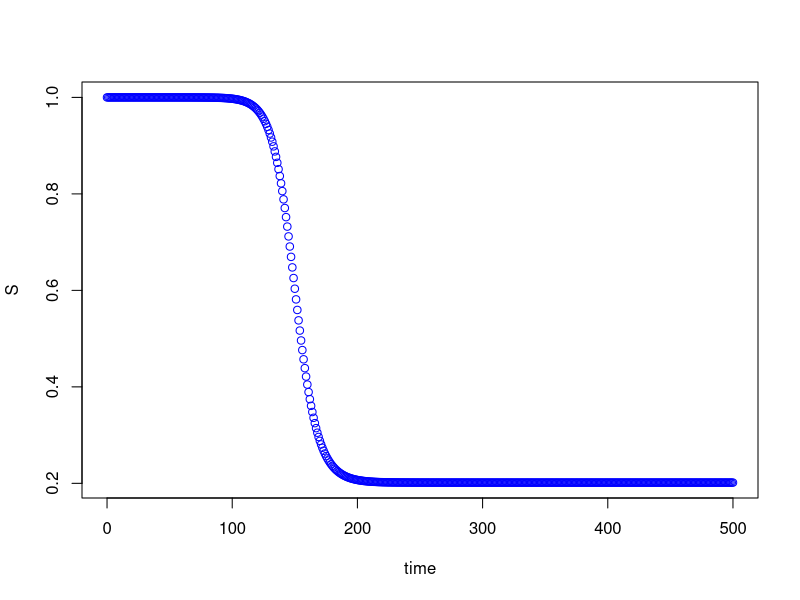
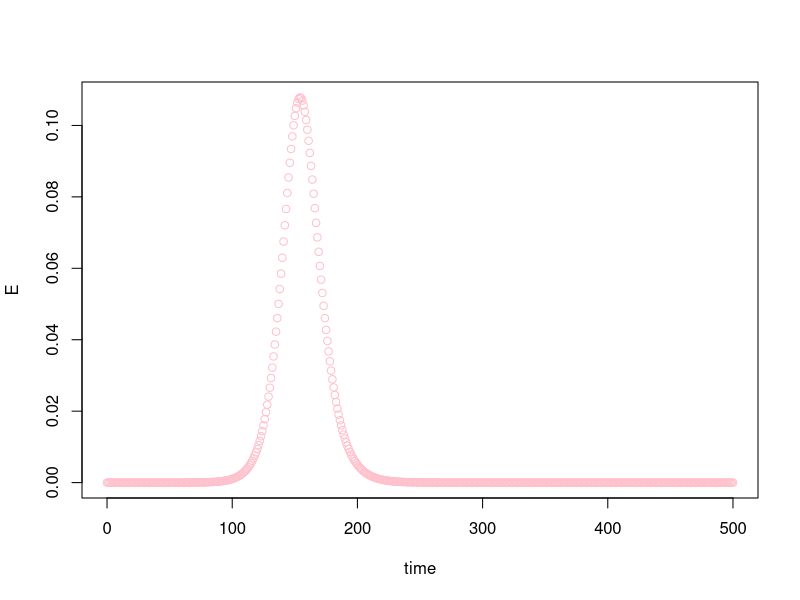
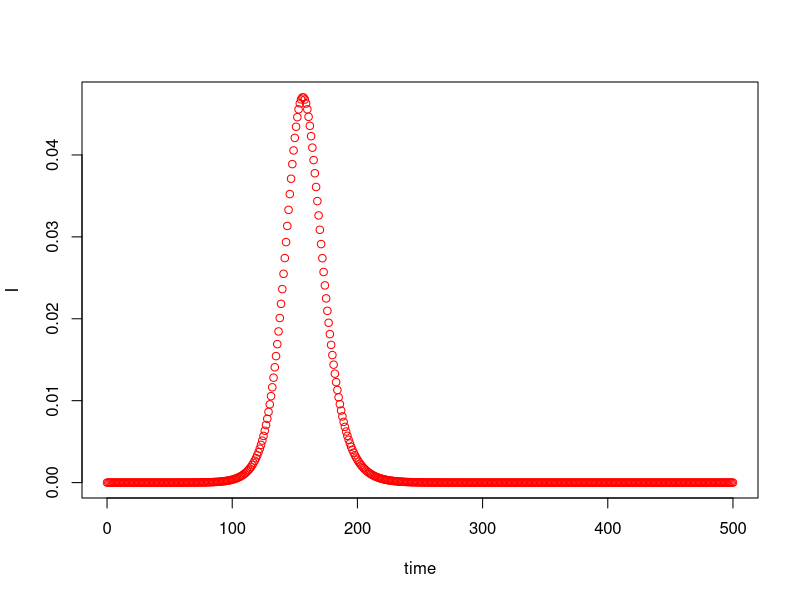
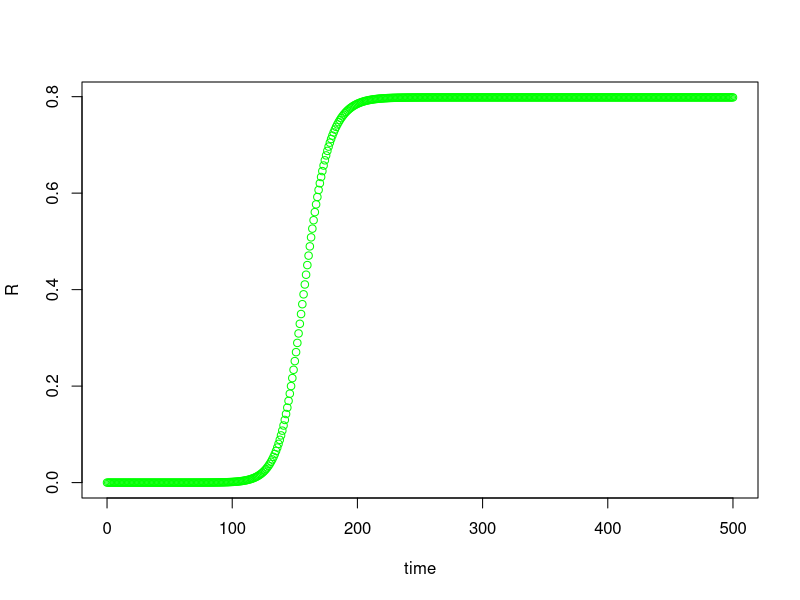
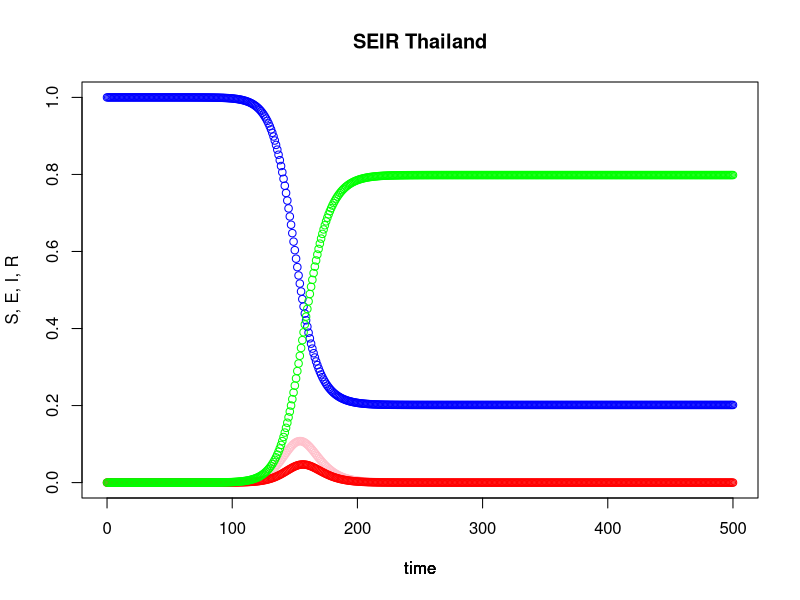
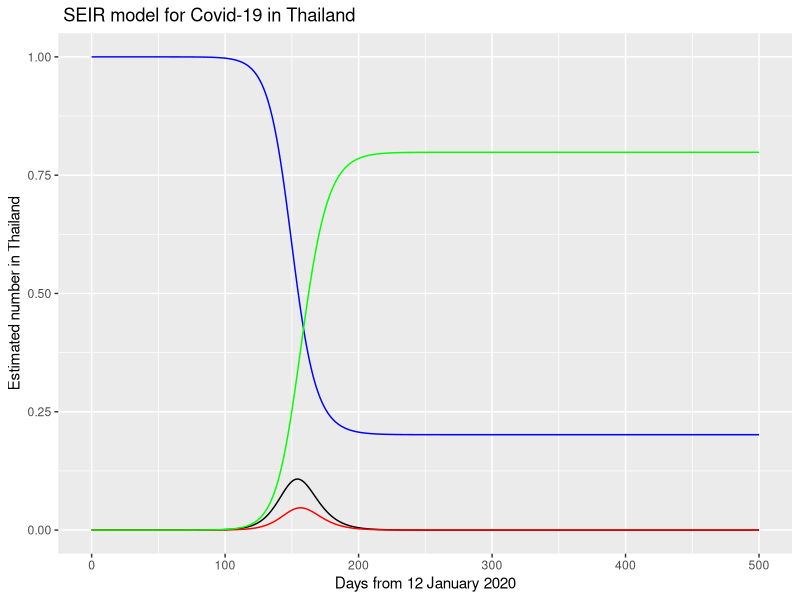
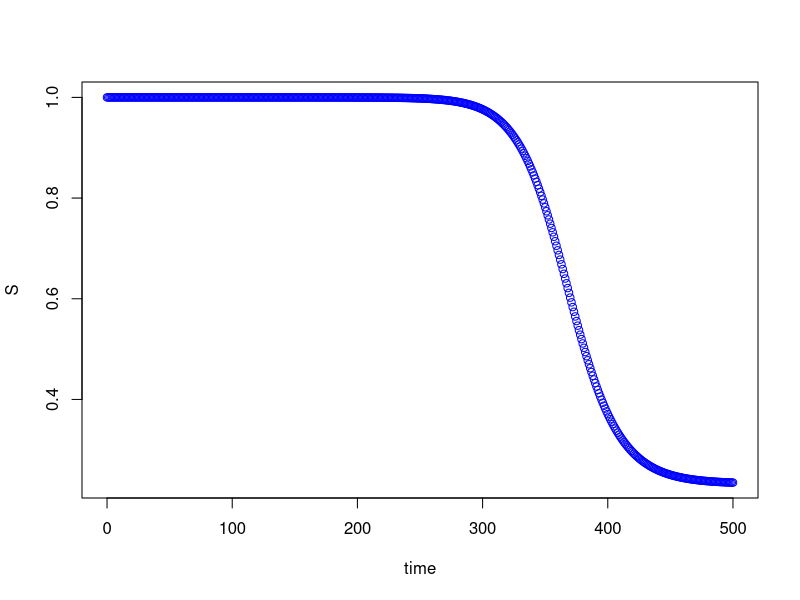
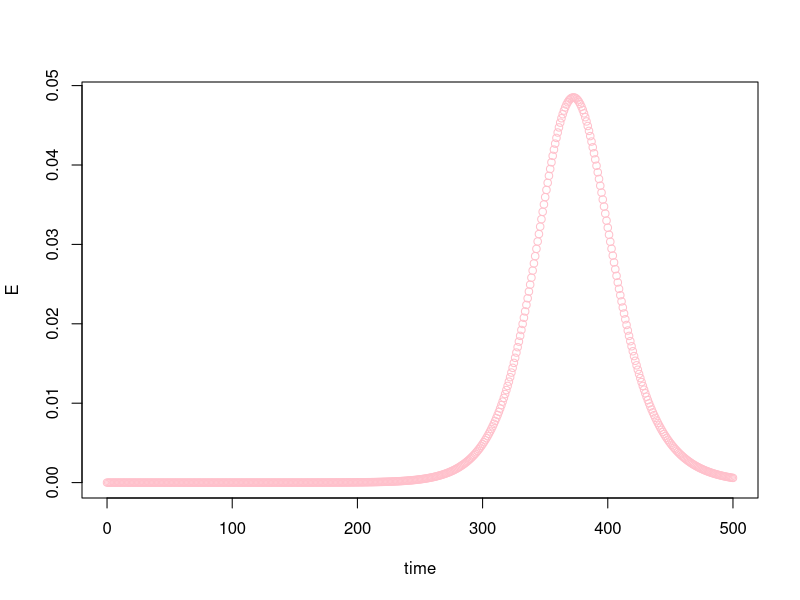

Generate these figures, in order, with R:
## ---- chunk 1
#Load add-on packages - deSolve - contains lsoda function - differential equation solver.
#install.packages("tidyverse")
library (deSolve) 
library(ggplot2)
library(tidyverse)
## ---- chunk 2
#Function to compute derivatives of the differential equations.
seir_modelThai = function (current_timepoint, state_values, parameters)
{
  # create state variables (local variables)
  S = state_values [1]        # susceptibles
  E = state_values [2]        # exposed
  I = state_values [3]        # infectious
  R = state_values [4]        # recovered
  
  with ( 
    as.list (parameters),     # variable names within parameters can be used 
         {
           # compute derivatives
           dS = (-beta * S * I)
           dE = (beta * S * I) - (delta * E)
           dI = (delta * E) - (gamma * I)
           dR = (gamma * I)
           
           # combine results
           results = c (dS, dE, dI, dR)
           list (results)
         }
    )
}
## ---- chunk 3
#Parameters
#contact_rate = 10834/366                     # number of contacts per day
#transmission_probability =        # transmission probability
infectious_period = 2.3                 # infectious period
latent_period = 5.2                     # latent period
## ---- chunk 4
Ro = 2.006
## ---- chunk 5
#Compute values of beta (tranmission rate) and gamma (recovery rate).
#beta_value = contact_rate * transmission_probability
beta_value = Ro * (1 / infectious_period)
gamma_value = 1 / infectious_period
delta_value = 1 / latent_period
## ---- chunk 6
#Compute Ro - Reproductive number.
#Ro = beta_value / gamma_value
#Ro
#Ro = 2.006
## ---- chunk 7
#Disease dynamics parameters.
parameter_list = c (beta = beta_value, gamma = gamma_value, delta = delta_value)
## ---- chunk 8
#Initial values for sub-populations.
W = 69630000        # susceptible hosts
X = 1           # infectious hosts
Y = 0           # recovered hosts
Z = 0           # exposed hosts
## ---- chunk 9
#Compute total population.
N = W + X + Y + Z

## ---- chunk 10
#Initial state values for the differential equations.
initial_values = c (S = W/N, E = X/N, I = Y/N, R = Z/N)
## ---- chunk 11
#Output timepoints.
timepoints = seq (0, 500, by=1)
## ---- chunk 12
#Simulate the SEIR epidemic.
output = lsoda (initial_values, timepoints, seir_modelThai, parameter_list)
## ---- chunk 13
#Plot dynamics of Susceptibles sub-population.
plot (S ~ time, data = output, type='b', col = 'blue')   
## ---- chunk 14
#population
plot (E ~ time, data = output, type='b', col = 'pink')  
## ---- chunk 15
#Plot dynamics of Infectious sub-population.
plot (I ~ time, data = output, type='b', col = 'red') 
## ---- chunk 16
#Plot dynamics of Recovered sub-population.
plot (R ~ time, data = output, type='b', col = 'green')  
## ---- chunk 17
#Plot dynamics of Susceptibles, Exposed, Infectious and Recovered sub-populations in the same plot.
# susceptible hosts over time
plot (S ~ time, data = output, type='b', ylim = c(0,1), col = 'blue', ylab = 'S, E, I, R', main = 'SEIR Thailand') 

# remain on same frame
par (new = TRUE)    

# exposed hosts over time
plot (E ~ time, data = output, type='b', ylim = c(0,1), col = 'pink', ylab = '', axes = FALSE)

# remain on same frame
par (new = TRUE) 

# infectious hosts over time
plot (I ~ time, data = output, type='b', ylim = c(0,1), col = 'red', ylab = '', axes = FALSE) 

# remain on same frame
par (new = TRUE)  

# recovered hosts over time
plot (R ~ time, data = output, type='b', ylim = c(0,1), col = 'green', ylab = '', axes = FALSE)
## ---- chunk 18
df <- as.data.frame(output)
p <- ggplot()
p <- p + geom_line(df,mapping = aes(x=time,y=S),col="blue")
p <- p + geom_line(df,mapping = aes(x=time,y=E),col="black")
p <- p + geom_line(df,mapping = aes(x=time,y=I),col="red")
p <- p + geom_line(df,mapping = aes(x=time,y=R),col="green")
p <- p + scale_color_manual(labels = c("Sensitive","Exposed","Infected","Remove"),
                            values = c("black","red","blue","green"))
p <- p + scale_fill_discrete(name = "Legend",
                             breaks =c("out$S","out$E","out$I","out$R"),
                             labels = c("Sensitive","Exposed","Infected","Remove"))
p <- p + labs(title = " SEIR model for Covid-19 in Thailand",x = "Days from 12 January 2020",y="Estimated number in Thailand")
p + theme(legend.position = "top")


## ---- chunk 19
#Function to compute derivatives of the differential equations.
seir_modelUS = function (current_timepoint, state_values, parameters)
{
  # create state variables (local variables)
  S = state_values [1]        # susceptibles
  E = state_values [2]        # exposed
  I = state_values [3]        # infectious
  R = state_values [4]        # recovered
  
  with ( 
    as.list (parameters),     # variable names within parameters can be used 
         {
           # compute derivatives
           dS = (-beta * S * I)
           dE = (beta * S * I) - (delta * E)
           dI = (delta * E) - (gamma * I)
           dR = (gamma * I)
           
           # combine results
           results = c (dS, dE, dI, dR)
           list (results)
         }
    )
}

## ---- chunk 20

#Parameters
#contact_rate = 66781              # number of contacts per day
#transmission_probability = 0.152  # transmission probability
infectious_period = 10            # infectious period 10-20
latent_period = 5.2               # latent period


Ro = 1.9 #1.9-3.3 

#Compute values of beta (tranmission rate) and gamma (recovery rate).
#beta_value = contact_rate * transmission_probability
beta_value = Ro * (1 / infectious_period)
gamma_value = 1 / infectious_period
delta_value = 1 / latent_period

#Compute Ro - Reproductive number.
Ro = beta_value / gamma_value

#Disease dynamics parameters.
parameter_list = c (beta = beta_value, gamma = gamma_value, delta = delta_value)

#Initial values for sub-populations.
W = 328200000        # susceptible hosts
X = 1           # infectious hosts
Y = 0           # recovered hosts
Z = 0           # exposed hosts

#Compute total population.
N = W + X + Y + Z

#Initial state values for the differential equations.
initial_values = c (S = W/N, E = X/N, I = Y/N, R = Z/N)

#Output timepoints.
timepoints = seq (0, 500, by=1)

#Simulate the SEIR epidemic.
output = lsoda(initial_values, timepoints, seir_modelUS, parameter_list)
## ---- chunk 21
#Plot dynamics of Susceptibles sub-population.
plot (S ~ time, data = output, type='b', col = 'blue')
## ---- chunk 22
#population
plot (E ~ time, data = output, type='b', col = 'pink')  
## ---- chunk 23
#Plot dynamics of Infectious sub-population.
plot (I ~ time, data = output, type='b', col = 'red') 
## ---- chunk 24
#Plot dynamics of Susceptibles, Exposed, Infectious and Recovered sub-populations in the same plot.
# susceptible hosts over time
plot (S ~ time, data = output, type='b', ylim = c(0,1), col = 'blue', ylab = 'S, E, I, R', main = 'SEIR US') 

# remain on same frame
par (new = TRUE)    

# exposed hosts over time
plot (E ~ time, data = output, type='b', ylim = c(0,1), col = 'pink', ylab = '', axes = FALSE)

# remain on same frame
par (new = TRUE) 

# infectious hosts over time
plot (I ~ time, data = output, type='b', ylim = c(0,1), col = 'red', ylab = '', axes = FALSE) 

# remain on same frame
par (new = TRUE)  

# recovered hosts over time
plot (R ~ time, data = output, type='b', ylim = c(0,1), col = 'green', ylab = '', axes = FALSE)
## ---- chunk 25
df <- as.data.frame(output)
p <- ggplot()
p <- p + geom_line(df,mapping = aes(x=time,y=S),col="blue")
p <- p + geom_line(df,mapping = aes(x=time,y=E),col="black")
p <- p + geom_line(df,mapping = aes(x=time,y=I),col="red")
p <- p + geom_line(df,mapping = aes(x=time,y=R),col="green")
p <- p + scale_color_manual(labels = c("Sensitive","Exposed","Infected","Remove"),
                            values = c("black","red","blue","green"))
p <- p + scale_fill_discrete(name = "Legend",
                             breaks =c("out$S","out$E","out$I","out$R"),
                             labels = c("Sensitive","Exposed","Infected","Remove"))
p <- p + labs(title = " SEIR model for Covid-19 in US",x = "Days from 21 January 2020",y="Estimated number in US")
p + theme(legend.position = "top")
## ---- chunk 26
Infected <- c(1,2,4,5,6,8,14,19,25,32)
N <- 69630000
SEIR <- function(time,state,parameters){
  par <- as.list(c(state,parameters))
  with(par,{
      dS = (-beta * S * I)/N
      dE = (beta * S * I)/N - (delta * E)
      dI = (delta * E) - (gamma * I)
      dR = (gamma * I)
      list(c(dS, dE, dI, dR))
  })
}
times <- seq(0,500,1)
parms <- c(beta = 0.6458206 ,gamma = 0.24919 ,delta = 1.85908113)

xstart <- c(S=N,E=0,I=Infected[1],R=0)
## ---- chunk 27
model <- function(t,x,parms){
  S <- x[1]
  E <- x[2]
  I <- x[3]
  R <- x[4]
  
  with(as.list(parms),{
    dS = (-beta * S * I)/N
    dE = (beta * S * I)/N - (delta * E)
    dI = (delta * E) - (gamma * I)
    dR = (gamma * I)
    list(c(dS, dE, dI, dR))
  })
}

out <- as.data.frame(lsoda(xstart,times,model,parms))
## ---- chunk 28
p <- ggplot()
p <- p + geom_line(out,mapping = aes(x=times,y=out$S),col="black")
p <- p + geom_line(out,mapping = aes(x=times,y=out$E),col="blue")
p <- p + geom_line(out,mapping = aes(x=times,y=out$I),col="red")
p <- p + geom_line(out,mapping = aes(x=times,y=out$R),col="green")
p <- p + scale_color_manual(labels = c("Sensitive","Exposed","Infected","Remove"),
                            values = c("black","red","blue","green"))
p <- p + scale_fill_discrete(name = "Legend",
                             breaks =c("out$S","out$E","out$I","out$R"),
                             labels = c("Sensitive","Exposed","Infected","Remove"))
p <- p + labs(title = "Evolution of Infected cases(red) and Exposed (blue)",x = "Days from 12 January 2020",y="Estimated number in Thailand")
p + theme(legend.position = "top")
